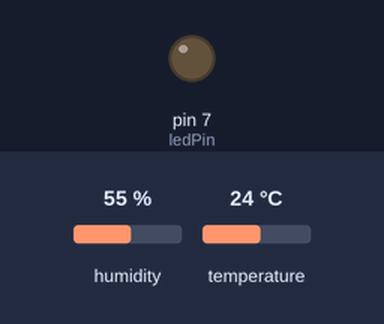
Simulated run of this program. Board: Arduino Nano, built with avr-gcc and run on an emulated ATmega328P. On the bench: output pins drawn as LEDs (lit = HIGH). The test bench sets the inputs (shaded band); at power-on: humidity 55 %, temperature 24 °C. The local clock reads 2024-03-15 10:24:30 at power-on unless the program sets it; storage starts empty; what the program prints to the serial monitor is not drawn.

Above: at 2.5 s.
Timing chart, 0 to 6.6 s (numbered marks = the images above):
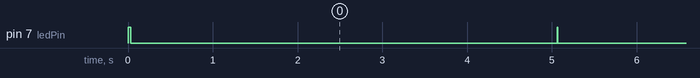

Measured:
- by itself, pin 7 (ledPin): alternates HIGH for 0.01 s and LOW for 5.0 s

The program:

main.cpp
```cpp
#include <Arduino.h>
#include <SD.h>
#include <SPI.h>
#include <DHT.h>
#include <RTClib.h>

#define FILE_NAME "log.txt"

/* SD Card Reader Pins */
int CS = 10;

/* LED Pin */
int ledPin =  7;

/* Sensor Pin*/
int sensorPin = 2;

File fileLog;

DHT sensor(sensorPin, DHT11);

RTC_DS1307 rtc;

void setup() {
	Serial.begin(9600);

	while(!rtc.begin())
	{
	    Serial.println("RTC was not found.");
	}

	if(!rtc.isrunning())
	{
	    Serial.println("ERROR: RTC is not running!");
		Serial.println("Adjusting to time of compilation.");
		rtc.adjust(DateTime(F(__DATE__), F(__TIME__)));
	}

	pinMode(CS, OUTPUT);
	pinMode(ledPin, OUTPUT);

	sensor.begin();

	digitalWrite(ledPin, HIGH);

	if(SD.begin())
	{
		Serial.println("SD Card was initialized!");
	}
	else
	{
		Serial.println("Failed to initialize SD Card.");
	}

	fileLog = SD.open(FILE_NAME, FILE_WRITE);

	if(fileLog)
	{
		Serial.println("Opened the file successfully!");

		fileLog.println(" = = = NEW SESSION (André Pacheco) = = =");

		fileLog.close();
	}
	else
	{
		Serial.println("Couldn't open file!");
	}

	digitalWrite(ledPin, LOW);
}

void printNum(uint16_t digit)
{
    if(digit < 10)
		fileLog.print(0);

	fileLog.print(digit);
}

void printTime()
{
	// unsigned long currentMillis = millis();
	// unsigned long seconds = currentMillis / 1000;
	// unsigned long minutes = seconds / 60;
	// unsigned long hours = minutes / 60;
	// unsigned long days = hours / 24;

	// currentMillis %= 1000;
	// seconds %= 60;
	// minutes %= 60;
	// hours %= 24;

	DateTime time = rtc.now();

	printNum(time.day());
	fileLog.print("/");
	printNum(time.month());
	fileLog.print("/");
	printNum(time.year());

	fileLog.print(" | ");

	printNum(time.hour());
	fileLog.print(":");
	printNum(time.minute());
	fileLog.print(":");
	printNum(time.second());
}

void loop() {
	delay(5000);

	float humidity = sensor.readHumidity();
	float temp = sensor.readTemperature();

	fileLog = SD.open(FILE_NAME, FILE_WRITE);

	if(fileLog)
	{
		digitalWrite(ledPin, HIGH);

		Serial.println("Opened the file successfully!");

		printTime();

		fileLog.print(" | ");
		fileLog.print(temp);

		fileLog.print(" | ");
		fileLog.println(humidity);

		fileLog.close();
	}
	else
	{
		Serial.println("Couldn't open file!");
	}

	digitalWrite(ledPin, LOW);
}
```
